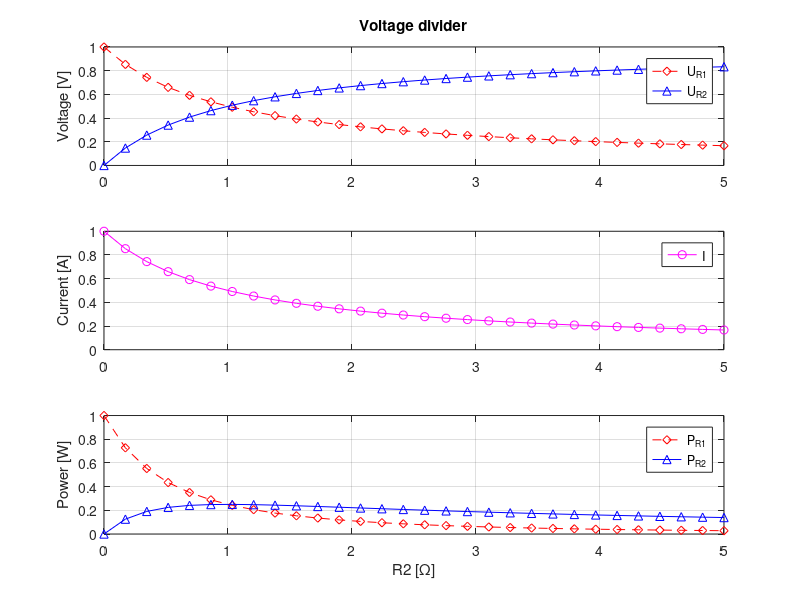

The MATLAB script that drew this image:
% Plot exercise.
close all;
clear all;

% Set values for voltage source and R1.
u = 1;
r1 = 1;

% Generate vector of values for R2.
r2 = linspace(0, 5*r1, 30);

% Current through voltage divider.
i = u ./ (r1 + r2);

% Voltages over resistors.
u_r1 = i * r1;
u_r2 = i .* r2;

% Power consumed by resistors.
p_r1 = i .* u_r1;
p_r2 = i .* u_r2;


% Solution:

% Draw results in a figure.
figure(1);
% Top subplot, the voltages.
subplot(3, 1, 1);
plot(r2, u_r1, 'r--d');
hold on;
plot(r2, u_r2, 'b-^');
grid on;
title('Voltage divider');
ylabel('Voltage [V]');
legend('U_{R1}', 'U_{R2}');
% Middle subplot, the current.
subplot(3, 1, 2);
plot(r2, i, 'm-o');
grid on;
ylabel('Current [A]');
legend('I');
% Bottom subplot, the powers.
subplot(3, 1, 3);
plot(r2, p_r1, 'r--d');
hold on;
plot(r2, p_r2, 'b-^');
grid on;
ylabel('Power [W]');
xlabel('R2 [\Omega]');
legend('P_{R1}', 'P_{R2}');
